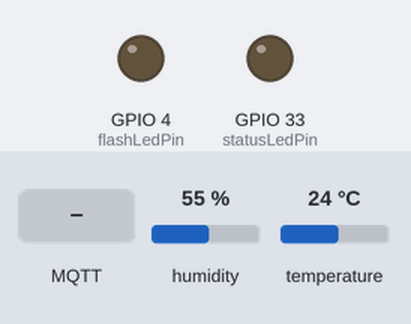
Bench run of a sketch on a simulated ESP32. On the bench: output pins drawn as LEDs (lit = HIGH). Inputs (shaded band) come from the test bench; at power-on: humidity 55 %, temperature 24 °C. WiFi joins after 1.5 s; servers stay silent unless stated; no MQTT or app messages arrive unless stated; what the sketch prints to the serial monitor is not drawn.

Above: at 5.2 s.
5.3 s: MQTT message "true" arrives on the first subscribed topic
At 6.1 s:
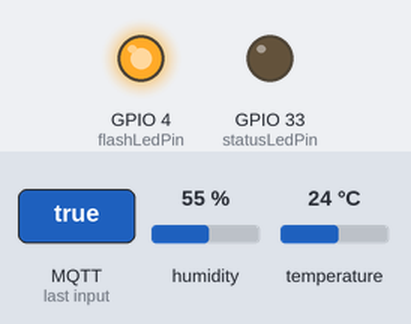
6.8 s: MQTT message "false" arrives on the first subscribed topic
At 7.3 s:
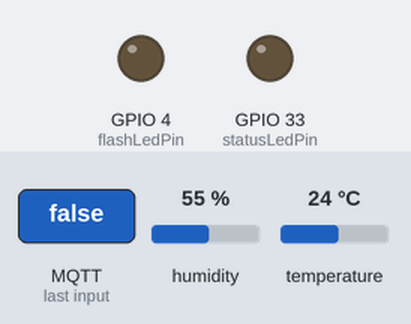
Timing chart, 0 to 9.8 s (numbered marks = the images above; inputs shaded):
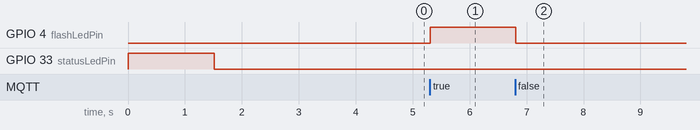

Measured:
- after the input at 5.3 s, GPIO 4 (flashLedPin): LOW → HIGH at once
- after the input at 6.8 s, GPIO 4 (flashLedPin): HIGH → LOW at once

The sketch:

ESP32ACM-DHT11-MQTT.ino
```cpp
/*
 * Detector de temperatura y humedad DHT11
 * por: Edurdo Cabrera Mendoza
 * Fecha: 16 de agosto de 2022
 *
 *
 * Este programa detecta los datos de un sensor DHT11 y posteriormente
 *
 * envía datos a por Internet a través del protocolo MQTT. Para poder
 * comprobar el funcionamiento de este programa, es necesario conectarse a un broker
 * y usar NodeRed para visualzar que la información se está recibiendo correctamente.
 * Este programa requiere un sensor DHT11.
 *
 * Este programa está basado en "publicar-strings-json-mqtt-nodemcu-wifi" y "ESP32CAM_MQTT-Basic"
 * https://github.com/codigo-iot/publicar-strings-json-mqtt-nodemcu-wifi
 * https://github.com/codigo-iot/ESP32CAM_MQTT-Basic
 *
 * Sensor DHT11    PinESP32CAM
 * Pin 1----------------5V
 * Pin 2----------------13
 * Pin 3----------------null
 * Pin 4----------------GND
 */

//Bibliotecas
#include <WiFi.h>  // Biblioteca para el control de WiFi
#include <PubSubClient.h> //Biblioteca para conexion MQTT
#include "DHT.h"

//Datos de WiFi
const char* ssid = "gfbfdce2ascgDc_2.4Gnormal";  // Aquí debes poner el nombre de tu red
const char* password = "HrjDNs63jsvu0";  // Aquí debes poner la contraseña de tu red

//Datos del broker MQTT
const char* mqtt_server = "192.168.100.131"; // Si estas en una red local, coloca la IP asignada, en caso contrario, coloca la IP publica
IPAddress server(192,168,100,131);

//Datos del sensor
#define DHTPIN 13 //Pin digital al que se conecta el sensor
#define DHTTYPE DHT11 //Tipo de sensor DHT

// Objetos
WiFiClient espClient; // Este objeto maneja los datos de conexion WiFi
PubSubClient client(espClient); // Este objeto maneja los datos de conexion al broker
DHT dht(DHTPIN, DHTTYPE); // Este obejto inicializa el sensor

// Variables
int flashLedPin = 4;  // Para indicar el estatus de conexión
int statusLedPin = 33; // Para ser controlado por MQTT
long timeNow, timeLast; // Variables de control de tiempo no bloqueante
int wait = 5000;  // Indica la espera cada 5 segundos para envío de mensajes MQTT
float temperatura, humedadRelativa; //Para guardar los valores de las mediciones del sensor

// Inicialización del programa
void setup() {
  // Iniciar comunicación serial
  Serial.begin (115200);
  dht.begin();
  pinMode (flashLedPin, OUTPUT);
  pinMode (statusLedPin, OUTPUT);
  digitalWrite (flashLedPin, LOW);
  digitalWrite (statusLedPin, HIGH);

  Serial.println();
  Serial.println();
  Serial.print("Conectar a ");
  Serial.println(ssid);

  WiFi.begin(ssid, password); // Esta es la función que realiz la conexión a WiFi

  while (WiFi.status() != WL_CONNECTED) { // Este bucle espera a que se realice la conexión
    digitalWrite (statusLedPin, HIGH);
    delay(500); //dado que es de suma importancia esperar a la conexión, debe usarse espera bloqueante
    digitalWrite (statusLedPin, LOW);
    Serial.print(".");  // Indicador de progreso
    delay (5);
  }

  // Cuando se haya logrado la conexión, el programa avanzará, por lo tanto, puede informarse lo siguiente
  Serial.println();
  Serial.println("WiFi conectado");
  Serial.println("Direccion IP: ");
  Serial.println(WiFi.localIP());

  // Si se logro la conexión, encender led
  if (WiFi.status () > 0){
  digitalWrite (statusLedPin, LOW);
  }

  delay (1000); // Esta espera es solo una formalidad antes de iniciar la comunicación con el broker

  // Conexión con el broker MQTT
  client.setServer(server, 1883); // Conectarse a la IP del broker en el puerto indicado
  client.setCallback(callback); // Activar función de CallBack, permite recibir mensajes MQTT y ejecutar funciones a partir de ellos
  delay(1500);  // Esta espera es preventiva, espera a la conexión para no perder información

  timeLast = millis (); // Inicia el control de tiempo
}// fin del void setup ()

// Cuerpo del programa, bucle principal
void loop() {
  //Verificar siempre que haya conexión al broker
  if (!client.connected()) {
    reconnect();  // En caso de que no haya conexión, ejecutar la función de reconexión, definida despues del void setup ()
  }// fin del if (!client.connected())
  client.loop(); // Esta función es muy importante, ejecuta de manera no bloqueante las funciones necesarias para la comunicación con el broker

  timeNow = millis(); // Control de tiempo para esperas no bloqueantes
  if (timeNow - timeLast > wait) { // Manda un mensaje por MQTT cada cinco segundos
    timeLast = timeNow; // Actualización de seguimiento de tiempo

    lecturayPublicacion();

  }// fin del if (timeNow - timeLast > wait)
}// fin del void loop ()

// Funciones de usuario

// Esta función permite tomar acciones en caso de que se reciba un mensaje correspondiente a un tema al cual se hará una suscripción
void callback(char* topic, byte* message, unsigned int length) {

  // Indicar por serial que llegó un mensaje
  Serial.print("Llegó un mensaje en el tema: ");
  Serial.print(topic);

  // Concatenar los mensajes recibidos para conformarlos como una varialbe String
  String messageTemp; // Se declara la variable en la cual se generará el mensaje completo
  for (int i = 0; i < length; i++) {  // Se imprime y concatena el mensaje
    Serial.print((char)message[i]);
    messageTemp += (char)message[i];
  }

  // Se comprueba que el mensaje se haya concatenado correctamente
  Serial.println();
  Serial.print ("Mensaje concatenado en una sola variable: ");
  Serial.println (messageTemp);

  // En esta parte puedes agregar las funciones que requieras para actuar segun lo necesites al recibir un mensaje MQTT

  // Ejemplo, en caso de recibir el mensaje true - false, se cambiará el estado del led soldado en la placa.
  // El ESP323CAM está suscrito al tema codigoIoT/ejemplo/mqttin
  if (String(topic) == "codigoIoT/ejemplo/mqttin") {  // En caso de recibirse mensaje en el tema codigoIoT/ejemplo/mqttin
    if(messageTemp == "true"){
      Serial.println("Led encendido");
      digitalWrite(flashLedPin, HIGH);
    }// fin del if (String(topic) == "codigoIoT/ejemplo/mqttin")
    else if(messageTemp == "false"){
      Serial.println("Led apagado");
      digitalWrite(flashLedPin, LOW);
    }// fin del else if(messageTemp == "false")
  }// fin del if (String(topic) == "codigoIoT/ejemplo/mqttin")
}// fin del void callback

// Función para reconectarse
void reconnect() {
  // Bucle hasta lograr conexión
  while (!client.connected()) { // Pregunta si hay conexión
    Serial.print("Tratando de contectarse...");
    // Intentar reconexión
    if (client.connect("ESP32CAMClient")) { //Pregunta por el resultado del intento de conexión
      Serial.println("Conectado");
      client.subscribe("codigoIoT/ejemplo/mqttin"); // Esta función realiza la suscripción al tema
    }// fin del  if (client.connect("ESP32CAMClient"))
    else {  //en caso de que la conexión no se logre
      Serial.print("Conexion fallida, Error rc=");
      Serial.print(client.state()); // Muestra el codigo de error
      Serial.println(" Volviendo a intentar en 5 segundos");
      // Espera de 5 segundos bloqueante
      delay(5000);
      Serial.println (client.connected ()); // Muestra estatus de conexión
    }// fin del else
  }// fin del bucle while (!client.connected())
}// fin de void reconnect()

//Funcion para leer los datos del sensor
void lecturayPublicacion(){

  //Lee la temperatura
  temperatura = dht.readTemperature();
  //Lee la humedad
  humedadRelativa = dht.readHumidity();

  //Se construye el string correspondiente al JSON que contiene 3 variables
  String json = "{\"id\":\"Lalo\",\"temp\":"+String(temperatura)+",\"hum\":"+String(humedadRelativa)+"}";
  Serial.println(json); // Se imprime en monitor solo para poder visualizar que el string esta correctamente creado
  int str_len = json.length() + 1;//Se calcula la longitud del string
  char char_array[str_len];//Se crea un arreglo de caracteres de dicha longitud
  json.toCharArray(char_array, str_len);//Se convierte el string a char array
  client.publish("codigoIoT/ejemplo/mqtt", char_array); // Esta es la función que envía los datos por MQTT, especifica el tema y el valor
}
```
